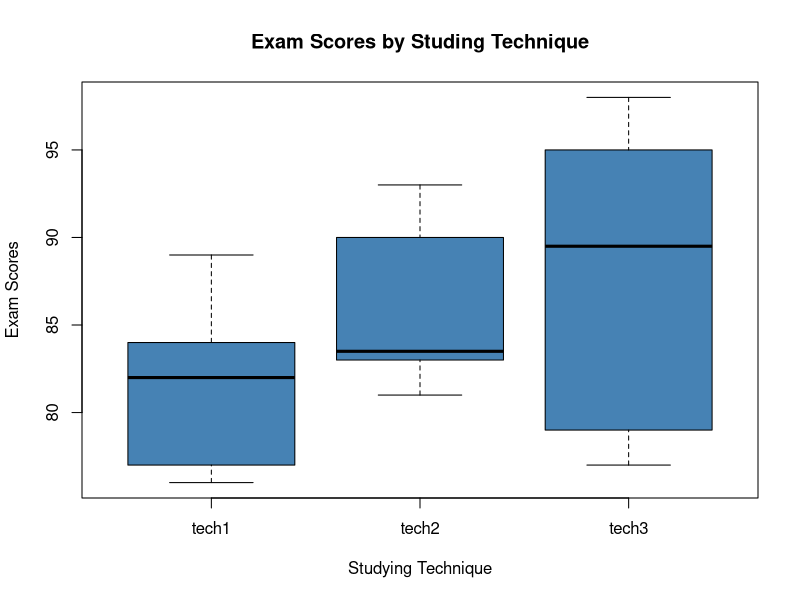

Write the R code that produced this figure. (Note: this script raises an error after producing the figure.)
# use Bonferroni's correction to calculate pairwise differences between the
# exam scores of each group.
# createa data set
data <- data.frame(technique = rep(c("tech1", "tech2", "tech3"), each = 10),
score = c(76, 77, 77, 81, 82, 82, 83, 84, 85, 89,
          81, 82, 83, 83, 83, 84, 87, 90, 92, 93,
          77, 78, 79, 88, 89, 90, 91, 95, 95, 98))

# view first six rows of data frame
head(data)

# produce boxplots to visualize the distribution of exam scores for each group
boxplot(score ~ technique,
        data = data,
        main = "Exam Scores by Studing Technique",
        xlab = "Studying Technique",
        ylab = "Exam Scores",
        col = "steelblue",
        border = "black")

# fit the one- way ANOVA model
mdoel <- aov(score ~ technique, data = data)

# view model ouput
summary(model)

# perform pariwise t-test with BOndorroni's correction
pairwise.t.test(data$score, data$technique, p.adjust.method = "bonferroni")
